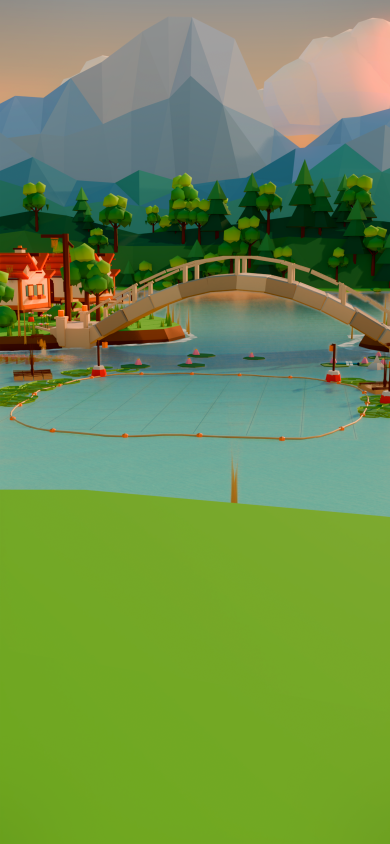
#> input picture handoff/workspace-snapshot/team/voice-bot/outbox/20261017T104639Z-lakeside-r4/reference/ref_390x844_graded.png, 780 x 1688 px, found by its file name (shown at 1/2 size)
$ python lake_bg.py
#> lines starting #> are read from the running program, lines starting #| are printed output that depends on the picture
# r6-fix v2：湖畔棋盘背景（离线预览 / 后备图）。
# 底图取引擎机位 graded 参考（水、岸、天空的实际配色），然后按「背景要往后退」处理，不加任何元素：
#   白天：HSV 饱和度 ×0.40，明度 ×0.90，叠 16% 暖白雾 #faf6ec；左侧红房顶局部再降饱和（≤0.36）并压暗 8%；36px 模糊（v2.1：L13 显著性 9.77→10.27）。
#   夜间：底图（房顶同样处理、36px 模糊）逐通道乘偏蓝夜色 (0.42,0.52,0.68)+(20,24,36)，再饱和度 ×0.5（这一步明度不变；v2.1 抬亮暗部 (28,32,46)，L13 夜间显著性 9.73→10.34）；湖色保持 B ≥ G > R。
# 验收看玩家可见区域（tools/measure_visible.py），不再用引擎 10 点（那 10 点里 9 个在托盘下面，且目标就是源图本身）。
# python3 lake_bg.py [REF_PNG] [OUTDIR]
import sys,os,numpy as np
from PIL import Image,ImageFilter
REF=sys.argv[1] if len(sys.argv)>1 else os.environ.get('LAKE_REF','/workspace/wechat-game/art/regions/lakeside/ENGINE_COLOR_REFERENCE/engine_cam_r5h3/ref_390x844_graded.png')
OUT=sys.argv[2] if len(sys.argv)>2 else os.path.join(os.path.dirname(os.path.abspath(__file__)),'..','slices')
W,H=750,1624
BLUR=20                      # px @750；v2 起不受引擎 10 点约束，大模糊把背景细节压掉（显著性主要来自树林、房顶的边缘）
DAY_SAT,DAY_VAL,FOG,FOG_RGB=0.33,0.88,0.06,(250,246,236)   # 明度 ×0.90 而不是 ×1.08：×1.08 时草地 169/189/133，离验收目标 135/160/95 更远   # v2.4：DAY_SAT 0.38→0.33（托盘框改实际位置后，y1092–1150 的草地计入背景，背景饱和度 25.4 超线；只降饱和不提亮）
ROOF_BOX=(0,440,140,860); ROOF_SMAX,ROOF_DARK=0.36,0.92      # 左侧红房顶所在区域（750 宽 px），约 y230–450pt
NIGHT=(0.42,0.52,0.68); NIGHT_LIFT=(14,18,30); NIGHT_SAT=0.6   # 夜间整体比 cd5545d 提亮到旧版夜间的亮度水平（背景 L≈99），否则显著性只有 8.8
def hsv_scale(im,sat=1.0,val=1.0):
    h,s,v=[np.asarray(c).astype(float) for c in im.convert('HSV').split()]
    s=np.clip(s*sat,0,255); v=np.clip(v*val,0,255)
    return Image.merge('HSV',[Image.fromarray(x.astype(np.uint8)) for x in (h,s,v)]).convert('RGB')
def keep_value_desat(im,k):
    # 饱和度 ×k，明度（HSV V）不变
    return hsv_scale(im,k,1.0)
def roof_fix(im):
    hsv=np.asarray(im.convert('HSV')).astype(float); h,s,v=hsv[...,0]*360/255,hsv[...,1]/255,hsv[...,2]
    x0,y0,x1,y1=ROOF_BOX; m=np.zeros(h.shape,bool); m[y0:y1,x0:x1]=True
    red=m&((h<40)|(h>330))&(s>ROOF_SMAX)
    s=np.where(red,ROOF_SMAX,s); v=np.where(red,v*ROOF_DARK,v)
    out=np.stack([hsv[...,0],s*255,v],-1).clip(0,255).astype(np.uint8)
    return Image.fromarray(out,'HSV').convert('RGB')
def base():
    return Image.open(REF).convert('RGB').resize((W,H),Image.LANCZOS)
LAKE_BAND=(600,860,60); LAKE_RGB=(92,140,150); LAKE_K=0.40   # v2.2：湖面带（750 宽 px 的 y0,y1,羽化）向湖青色混 40%，让左缘露出的水面读作蓝绿而不是灰橄榄
def lake_tint(d,k):
    a=np.asarray(d).astype(float); y=np.arange(H)[:,None]; y0,y1,f=LAKE_BAND
    m=np.clip(np.minimum(y-y0,y1-y)/f,0,1)*k; a=a*(1-m[...,None])+np.array(LAKE_RGB)*m[...,None]
    return Image.fromarray(a.clip(0,255).astype(np.uint8))
import os as _os
DAY_CONTRAST=0.92   # v2.3：0.85→0.92（暗部别抬灰）（围绕全图均值），压低背景显著性
SOFT_K,SOFT_BLUR=0.35,32   # v2.3：远景大模糊混入 0.35、半径 32，只作用在 y<420（v2.2 0.7/48 全屏，远景过糊）
SOFT_Y,SOFT_F=420,40
TREE_BOX,TREE_SAT=(0,0,750,505),0.55   # v2.4：远景饱和度 0.6→0.55
TREE_CONTRAST=0.75   # v2.3：远景（y<505）明暗对比压缩系数，补显著性；显著性按灰度算，降饱和补不了
for _k in ('DAY_SAT','DAY_VAL','FOG','BLUR','LAKE_K','NIGHT_SAT','SOFT_K','DAY_CONTRAST','TREE_SAT','TREE_CONTRAST'):
    if _os.environ.get('LB_'+_k): globals()[_k]=float(_os.environ['LB_'+_k])
BLUR=int(BLUR)
GRASS_Y,GRASS_F,GRASS_MUL=1080,80,(1.0,1.03,0.95)   # v2.2：前景草地回暖（B 压低），目标约 135/160/95
def grass_warm(d):
    a=np.asarray(d).astype(float); y=np.arange(H)[:,None]; m=np.clip((y-GRASS_Y)/GRASS_F,0,1)[...,None]
    a=a*(1+(np.array(GRASS_MUL)-1)*m); return Image.fromarray(a.clip(0,255).astype(np.uint8))
def day(b):
    d=hsv_scale(b,DAY_SAT,DAY_VAL); d=roof_fix(d); d=lake_tint(d,LAKE_K); d=grass_warm(d); d=tree_desat(d,TREE_SAT)
    d=Image.blend(d,Image.new('RGB',(W,H),FOG_RGB),FOG)
    d=soft(d); a=np.asarray(d).astype(float); mu=a.reshape(-1,3).mean(0)
    return Image.fromarray((mu+DAY_CONTRAST*(a-mu)).clip(0,255).astype(np.uint8))   # v2.2：背景整体对比压到 DAY_CONTRAST
def soft(d):
    a=np.asarray(d.filter(ImageFilter.GaussianBlur(BLUR))).astype(float)
    b=np.asarray(d.filter(ImageFilter.GaussianBlur(SOFT_BLUR))).astype(float)
    y=np.arange(H)[:,None]; w=(np.clip((SOFT_Y-y)/SOFT_F,0,1)*SOFT_K)[...,None]   # 只在 y<420 混入大模糊，380–420 羽化
    return Image.fromarray((a*(1-w)+b*w).clip(0,255).astype(np.uint8))
def tree_desat(d,k):
    if k>=1 and TREE_CONTRAST>=1: return d
    x0,y0,x1,y1=TREE_BOX; top=d.crop(TREE_BOX); t=hsv_scale(top,k,1.0)
    if TREE_CONTRAST<1: ta=np.asarray(t).astype(float); mu=ta.reshape(-1,3).mean(0); t=Image.fromarray((mu+TREE_CONTRAST*(ta-mu)).clip(0,255).astype(np.uint8))   # 远景明暗对比压缩（不是模糊）
    m=Image.linear_gradient('L').resize((x1-x0,y1-y0)).point(lambda v:255 if v<200 else int((255-v)*255/55)); out=d.copy(); out.paste(t,(x0,y0),m); return out
NIGHT_LAKE_RGB,NIGHT_LAKE_K,NIGHT_CONTRAST=(40,66,100),0.45,0.70   # v2.2 夜间：湖面带混深蓝青（B 比 G 高 8 以上），对比压到 0.70
for _k in ('NIGHT_LAKE_K','NIGHT_CONTRAST'):
    if _os.environ.get('LB_'+_k): globals()[_k]=float(_os.environ['LB_'+_k])
def night(b):
    b=roof_fix(b); r,g,bl=b.split()
    n=Image.merge('RGB',[c.point(lambda v,k=k,l=l:min(255,int(v*k+l))) for c,k,l in zip((r,g,bl),NIGHT,NIGHT_LIFT)])
    n=keep_value_desat(n,NIGHT_SAT); n=tree_desat(n,NIGHT_TREE_SAT)
    a=np.asarray(n).astype(float); y=np.arange(H)[:,None]; y0,y1,f=LAKE_BAND
    m=(np.clip(np.minimum(y-y0,y1-y)/f,0,1)*NIGHT_LAKE_K)[...,None]; a=a*(1-m)+np.array(NIGHT_LAKE_RGB)*m
    n=soft(Image.fromarray(a.clip(0,255).astype(np.uint8))); a=np.asarray(n).astype(float); mu=a.reshape(-1,3).mean(0)
    a=mu+NIGHT_CONTRAST*(a-mu); t=(1-(1-NIGHT_TOP)*np.clip((NIGHT_TOP_Y-y)/60,0,1))[...,None]   # v2.3：夜间上半屏（y<500，440–500 羽化）亮度 ×0.85
    return Image.fromarray((a*t).clip(0,255).astype(np.uint8))
NIGHT_TOP,NIGHT_TOP_Y=0.85,500
NIGHT_TREE_SAT=float(_os.environ.get('LB_NIGHT_TREE_SAT','0.55'))   # v2.4：0.6→0.55
if __name__=='__main__':
    b=base()
    for im,name in ((day(b),'bg_lakeside_board.jpg'),(night(b),'bg_lakeside_board_night.jpg')):
#> in hsv_scale, `h,s,v=[np.asarray(c).astype(float) for c in im.convert('HSV').split()]`:
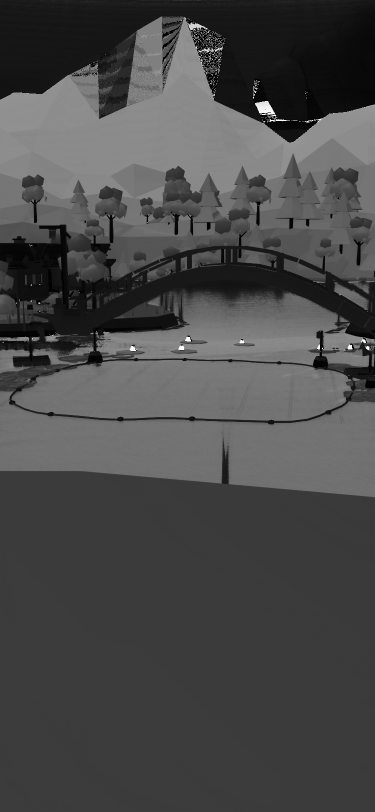
#> h: shape (1624, 750) float64 (shown at 1/2 size); min 0, max 254, mean 73.6
#> in hsv_scale, `h,s,v=[np.asarray(c).astype(float) for c in im.convert('HSV').split()]`:
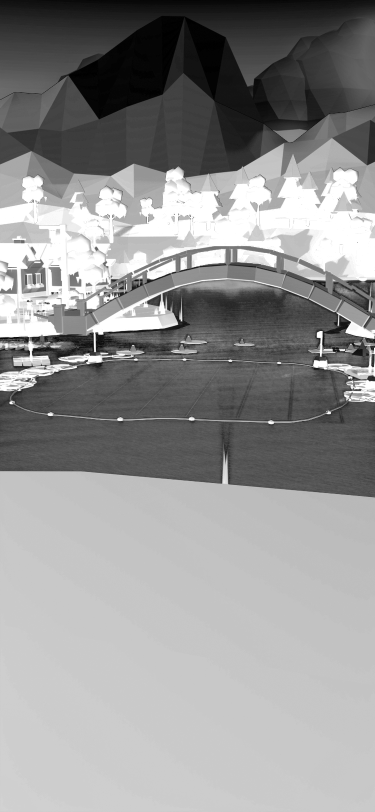
#> s: shape (1624, 750) float64 (shown at 1/2 size); min 0, max 255, mean 146.5
#> in hsv_scale, `h,s,v=[np.asarray(c).astype(float) for c in im.convert('HSV').split()]`:
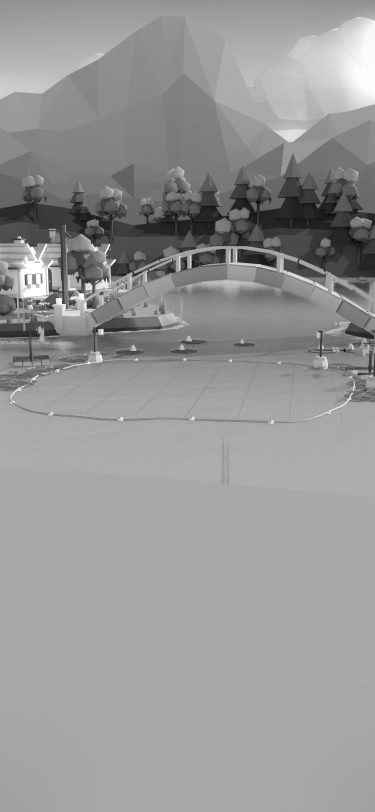
#> v: shape (1624, 750) float64 (shown at 1/2 size); min 0, max 255, mean 150.4
#> in roof_fix, `x0, y0, x1, y1 = ROOF_BOX`: x0 = 0; y0 = 440; x1 = 140; y1 = 860
#> in lake_tint, `y0, y1, f = LAKE_BAND`: y0 = 600; y1 = 860; f = 60
#> in tree_desat, `x0, y0, x1, y1 = TREE_BOX`: x0 = 0; x1 = 750; y1 = 505
#> in tree_desat, `mu = ta.reshape(-1, 3).mean(0)`: mu = [112.4, 114.8, 112.4]
#> in day, `mu = a.reshape(-1, 3).mean(0)`: mu = [127.3, 138, 118.1]
#> in night, `y0, y1, f = LAKE_BAND`: y0 = 600; y1 = 860; f = 60
#> in night, `mu = a.reshape(-1, 3).mean(0)`: mu = [79.84, 97.79, 91.57]
        p=os.path.join(OUT,name); im.save(p,quality=70,optimize=True,progressive=True,subsampling=2); print(name,os.path.getsize(p))
#> this loop made 2 passes
#| bg_lakeside_board.jpg 14443
#| bg_lakeside_board_night.jpg 11238

$ run again, with handoff/workspace-snapshot/team/voice-bot/outbox/20261017T104639Z-lakeside-r4/reference/ref_360x640_graded.png copied over handoff/workspace-snapshot/team/voice-bot/outbox/20261017T104639Z-lakeside-r4/reference/ref_390x844_graded.png
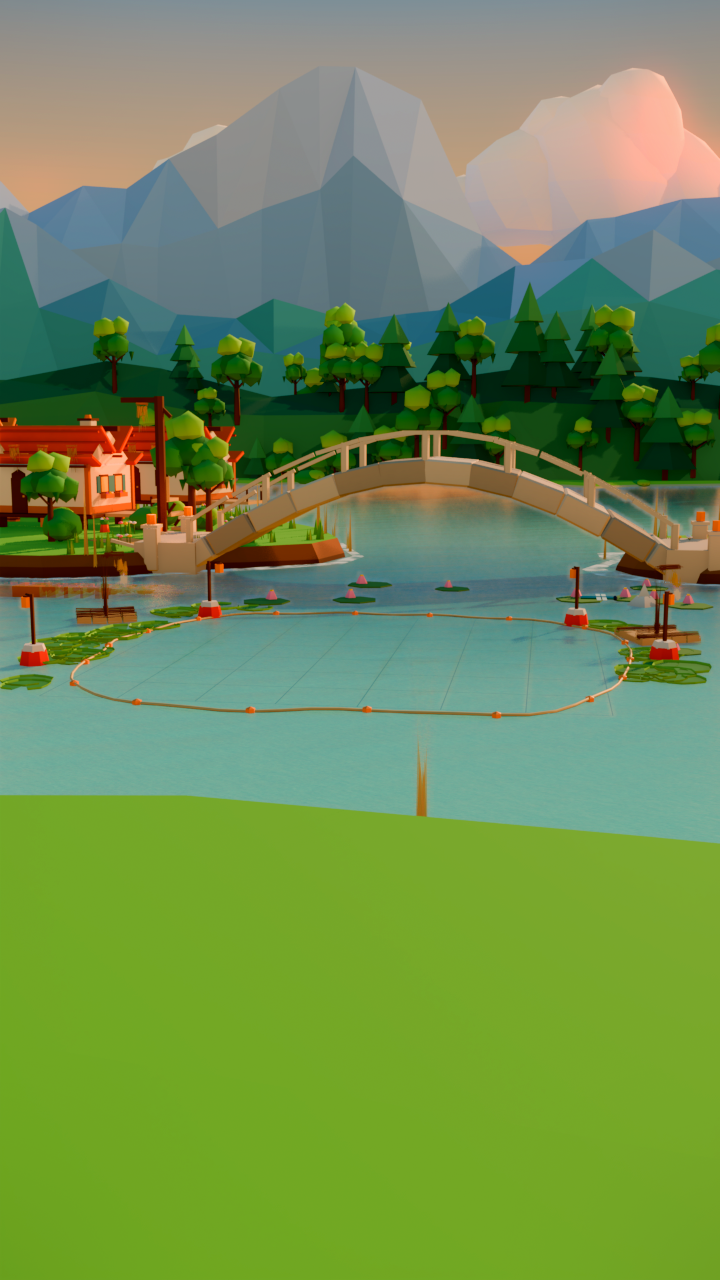
#> input picture handoff/workspace-snapshot/team/voice-bot/outbox/20261017T104639Z-lakeside-r4/reference/ref_360x640_graded.png, 720 x 1280 px, found by its file name
#> in hsv_scale, `h,s,v=[np.asarray(c).astype(float) for c in im.convert('HSV').split()]`:
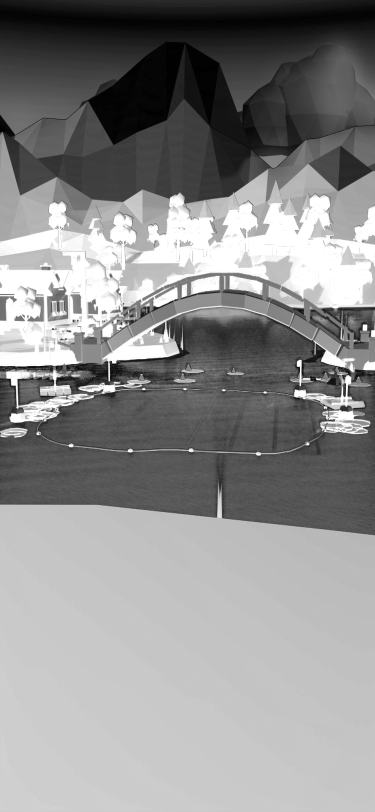
#> s: shape (1624, 750) float64 (shown at 1/2 size); min 0, max 255, mean 141.1
#> in hsv_scale, `h,s,v=[np.asarray(c).astype(float) for c in im.convert('HSV').split()]`:
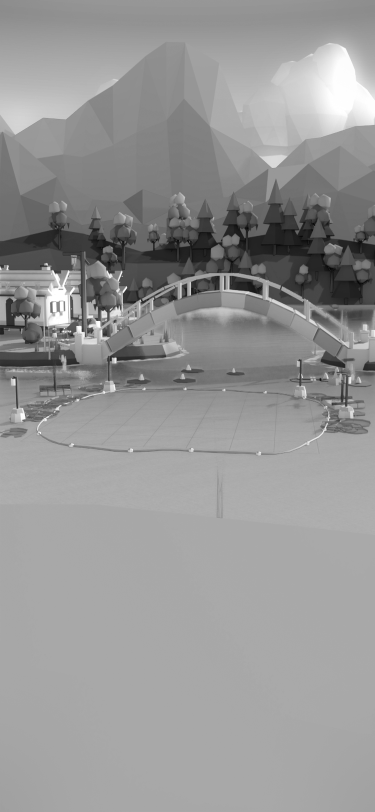
#> v: shape (1624, 750) float64 (shown at 1/2 size); min 0, max 255, mean 149.6
#> in roof_fix, `x0, y0, x1, y1 = ROOF_BOX`: x0 = 0; y0 = 440; x1 = 140; y1 = 860
#> in lake_tint, `y0, y1, f = LAKE_BAND`: y0 = 600; y1 = 860; f = 60
#> in tree_desat, `x0, y0, x1, y1 = TREE_BOX`: x0 = 0; x1 = 750; y1 = 505
#> in tree_desat, `mu = ta.reshape(-1, 3).mean(0)`: mu = [120.5, 122.5, 120.9]
#> in day, `mu = a.reshape(-1, 3).mean(0)`: mu = [127, 137.6, 119]
#> in night, `y0, y1, f = LAKE_BAND`: y0 = 600; y1 = 860; f = 60
#> in night, `mu = a.reshape(-1, 3).mean(0)`: mu = [80.45, 98.26, 93.72]
#> the loop `for im,name in ((day(b),'bg_lakeside_board.jpg'),(night(b),'bg_lakesid..` made 2 passes
#> name on passes 1 to 2: 'bg_lakeside_board.jpg', 'bg_lakeside_board_night.jpg'
#> (printed output is left out)

$ run again, with handoff/workspace-snapshot/team/voice-bot/outbox/20261017T104639Z-lakeside-r4/reference/mac_r3_day_360x640_boxes.png copied over handoff/workspace-snapshot/team/voice-bot/outbox/20261017T104639Z-lakeside-r4/reference/ref_390x844_graded.png
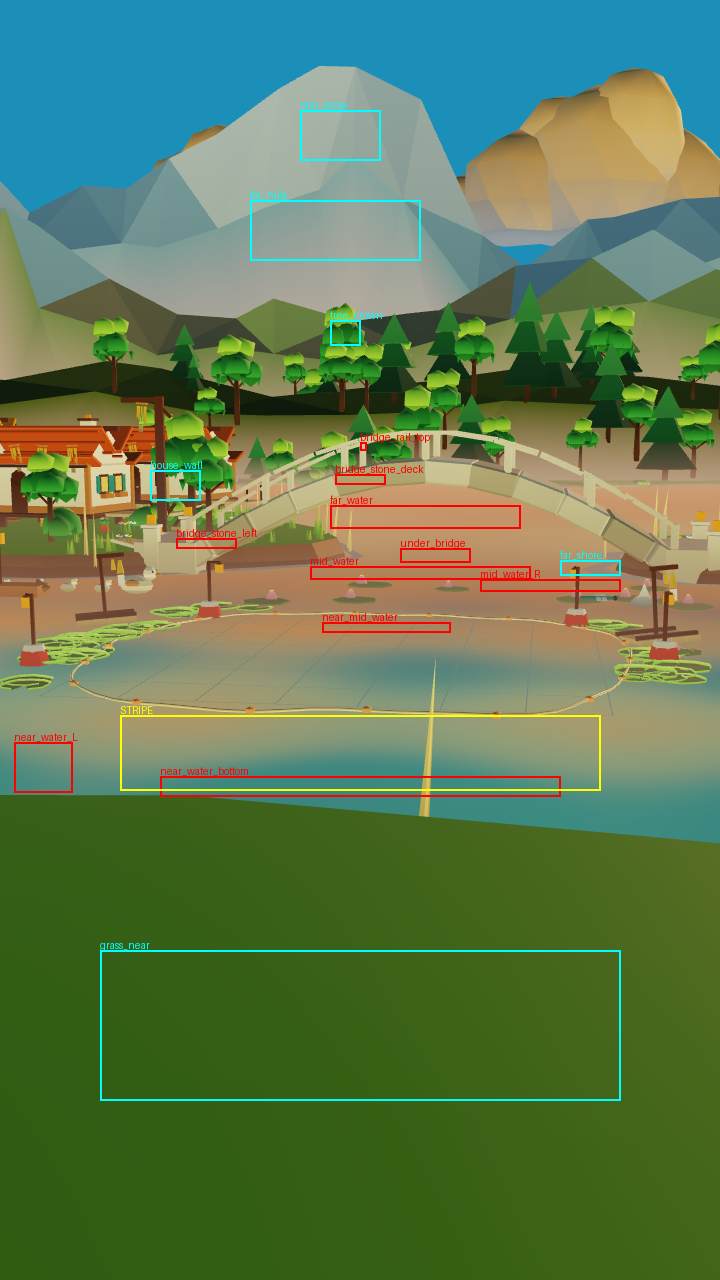
#> input picture handoff/workspace-snapshot/team/voice-bot/outbox/20261017T104639Z-lakeside-r4/reference/mac_r3_day_360x640_boxes.png, 720 x 1280 px, found by its file name
#> in hsv_scale, `h,s,v=[np.asarray(c).astype(float) for c in im.convert('HSV').split()]`:
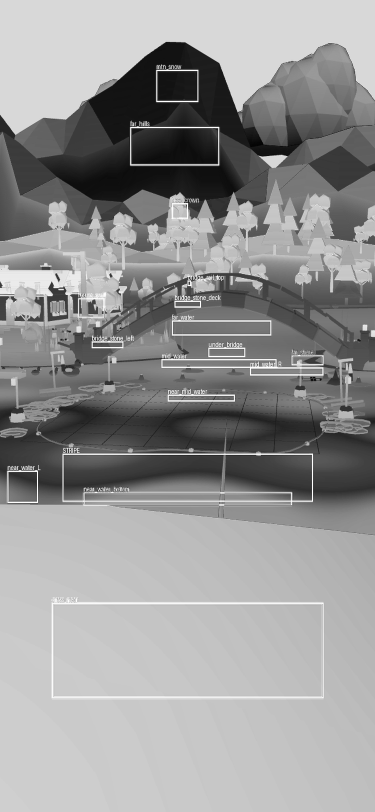
#> s: shape (1624, 750) float64 (shown at 1/2 size); min 0, max 255, mean 148.3
#> in hsv_scale, `h,s,v=[np.asarray(c).astype(float) for c in im.convert('HSV').split()]`:
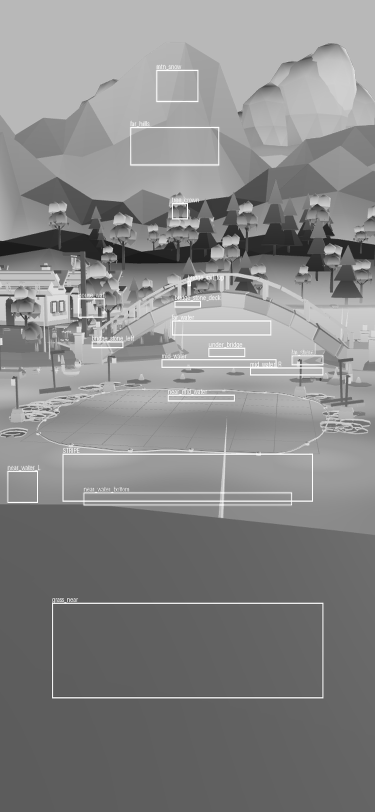
#> v: shape (1624, 750) float64 (shown at 1/2 size); min 14, max 255, mean 134.9
#> in roof_fix, `x0, y0, x1, y1 = ROOF_BOX`: x0 = 0; y0 = 440; x1 = 140; y1 = 860
#> in lake_tint, `y0, y1, f = LAKE_BAND`: y0 = 600; y1 = 860; f = 60
#> in tree_desat, `x0, y0, x1, y1 = TREE_BOX`: x0 = 0; x1 = 750; y1 = 505
#> in tree_desat, `mu = ta.reshape(-1, 3).mean(0)`: mu = [125.6, 133.6, 132.1]
#> in day, `mu = a.reshape(-1, 3).mean(0)`: mu = [114.1, 122.7, 110]
#> in night, `y0, y1, f = LAKE_BAND`: y0 = 600; y1 = 860; f = 60
#> in night, `mu = a.reshape(-1, 3).mean(0)`: mu = [72.92, 88.12, 88.65]
#> the loop `for im,name in ((day(b),'bg_lakeside_board.jpg'),(night(b),'bg_lakesid..` made 2 passes
#> name on passes 1 to 2: 'bg_lakeside_board.jpg', 'bg_lakeside_board_night.jpg'
#> (printed output is left out)
